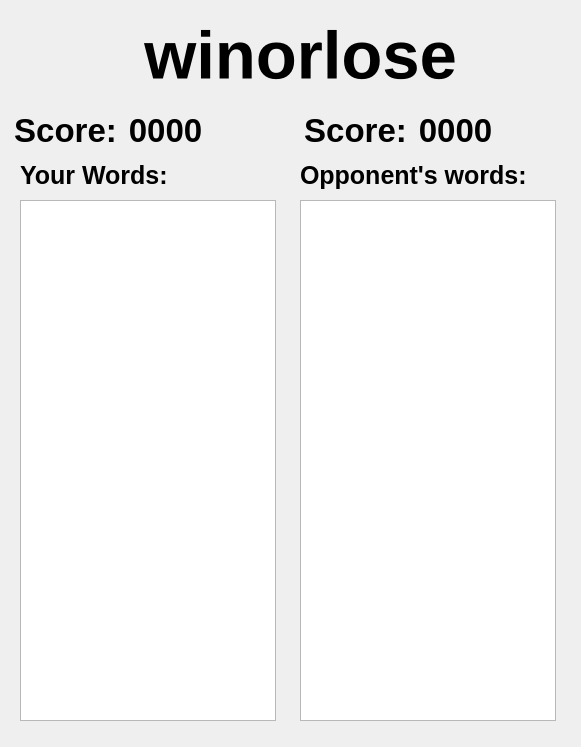
<?xml version="1.0" encoding="UTF-8"?>
<ui version="4.0">
 <class>EndingWindow</class>
 <widget class="QDialog" name="EndingWindow">
  <property name="geometry">
   <rect>
    <x>0</x>
    <y>0</y>
    <width>581</width>
    <height>747</height>
   </rect>
  </property>
  <property name="windowTitle">
   <string>Dialog</string>
  </property>
  <widget class="QLabel" name="winorloseLabel">
   <property name="geometry">
    <rect>
     <x>70</x>
     <y>-20</y>
     <width>461</width>
     <height>151</height>
    </rect>
   </property>
   <property name="font">
    <font>
     <pointsize>50</pointsize>
     <bold>true</bold>
    </font>
   </property>
   <property name="text">
    <string>winorlose</string>
   </property>
   <property name="alignment">
    <set>Qt::AlignCenter</set>
   </property>
  </widget>
  <widget class="QLabel" name="yourScore">
   <property name="geometry">
    <rect>
     <x>10</x>
     <y>110</y>
     <width>111</width>
     <height>41</height>
    </rect>
   </property>
   <property name="font">
    <font>
     <pointsize>25</pointsize>
     <bold>true</bold>
    </font>
   </property>
   <property name="text">
    <string>Score:</string>
   </property>
   <property name="alignment">
    <set>Qt::AlignCenter</set>
   </property>
  </widget>
  <widget class="QLabel" name="yourWordCount">
   <property name="geometry">
    <rect>
     <x>20</x>
     <y>150</y>
     <width>231</width>
     <height>51</height>
    </rect>
   </property>
   <property name="font">
    <font>
     <pointsize>19</pointsize>
     <bold>true</bold>
    </font>
   </property>
   <property name="text">
    <string>Your Words:</string>
   </property>
  </widget>
  <widget class="QLabel" name="oppScore">
   <property name="geometry">
    <rect>
     <x>300</x>
     <y>110</y>
     <width>111</width>
     <height>41</height>
    </rect>
   </property>
   <property name="font">
    <font>
     <pointsize>25</pointsize>
     <bold>true</bold>
    </font>
   </property>
   <property name="text">
    <string>Score:</string>
   </property>
   <property name="alignment">
    <set>Qt::AlignCenter</set>
   </property>
  </widget>
  <widget class="QLabel" name="oppWords">
   <property name="geometry">
    <rect>
     <x>300</x>
     <y>150</y>
     <width>271</width>
     <height>51</height>
    </rect>
   </property>
   <property name="font">
    <font>
     <pointsize>19</pointsize>
     <bold>true</bold>
    </font>
   </property>
   <property name="text">
    <string>Opponent's words:</string>
   </property>
  </widget>
  <widget class="QLabel" name="yourScoreLabel">
   <property name="geometry">
    <rect>
     <x>110</x>
     <y>110</y>
     <width>111</width>
     <height>41</height>
    </rect>
   </property>
   <property name="font">
    <font>
     <pointsize>25</pointsize>
     <bold>true</bold>
    </font>
   </property>
   <property name="text">
    <string>0000</string>
   </property>
   <property name="alignment">
    <set>Qt::AlignCenter</set>
   </property>
  </widget>
  <widget class="QLabel" name="oppScoreLabel">
   <property name="geometry">
    <rect>
     <x>400</x>
     <y>110</y>
     <width>111</width>
     <height>41</height>
    </rect>
   </property>
   <property name="font">
    <font>
     <pointsize>25</pointsize>
     <bold>true</bold>
    </font>
   </property>
   <property name="text">
    <string>0000</string>
   </property>
   <property name="alignment">
    <set>Qt::AlignCenter</set>
   </property>
  </widget>
  <widget class="QListWidget" name="listWidget">
   <property name="geometry">
    <rect>
     <x>20</x>
     <y>200</y>
     <width>256</width>
     <height>521</height>
    </rect>
   </property>
   <property name="font">
    <font>
     <pointsize>15</pointsize>
    </font>
   </property>
  </widget>
  <widget class="QListWidget" name="listWidget_2">
   <property name="geometry">
    <rect>
     <x>300</x>
     <y>200</y>
     <width>256</width>
     <height>521</height>
    </rect>
   </property>
   <property name="font">
    <font>
     <pointsize>15</pointsize>
    </font>
   </property>
  </widget>
 </widget>
 <resources/>
 <connections/>
</ui>
